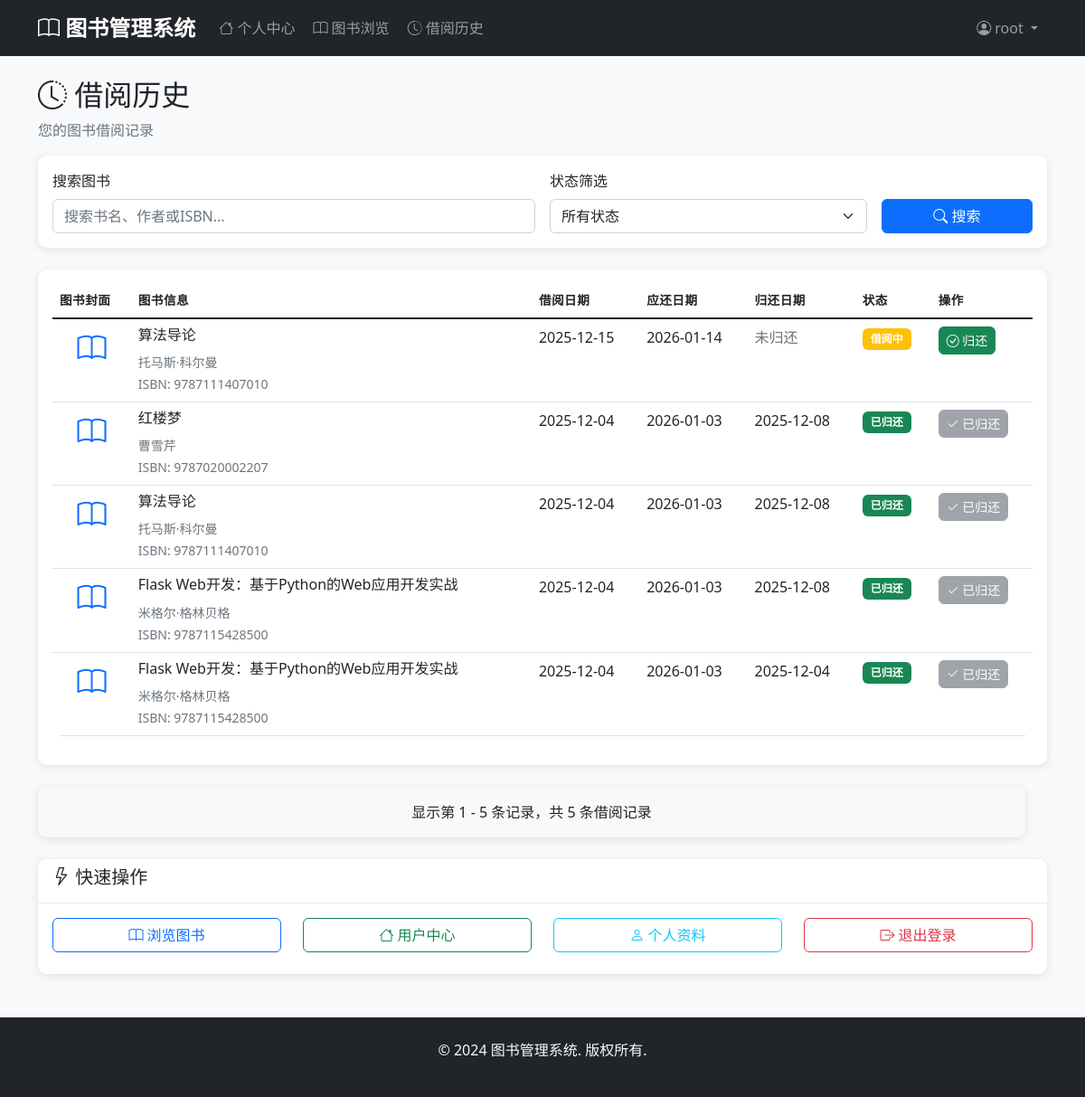
/user/borrow-history (signed in), run on an earlier commit of the app's database.
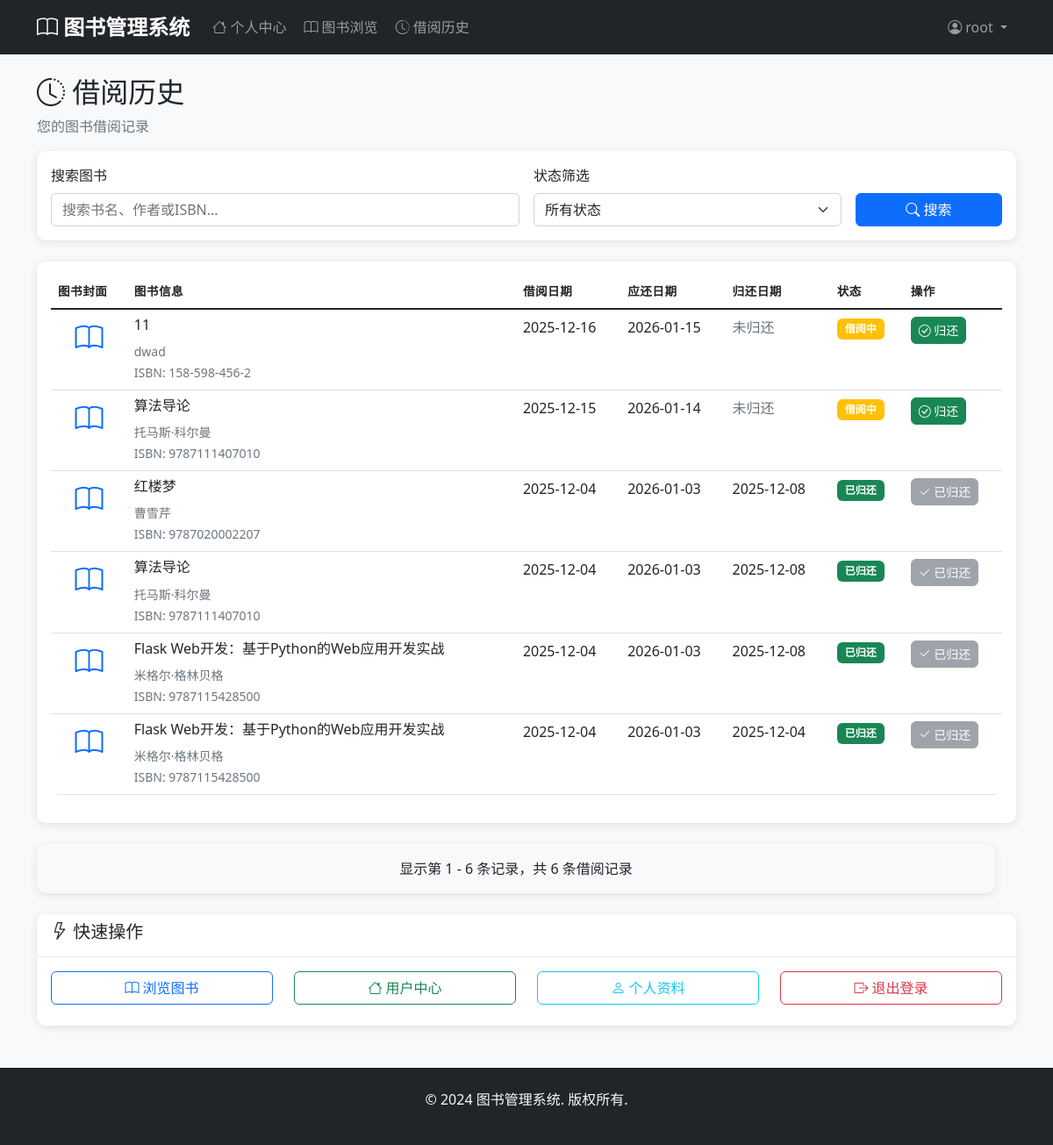
And on a later commit of the database.
### models.py (models this page shows, shortened)
class BorrowRecord(db.Model):
    __tablename__ = 'borrow_records'
    id = db.Column(db.Integer, primary_key=True)
    user_id = db.Column(db.Integer, db.ForeignKey('users.id'), nullable=False)
    book_id = db.Column(db.Integer, db.ForeignKey('books.id'), nullable=False)
    borrow_date = db.Column(db.DateTime, default=datetime.utcnow)
    due_date = db.Column(db.DateTime, nullable=False)
    return_date = db.Column(db.DateTime)
    status = db.Column(db.String(20), default='borrowed')  # borrowed, returned, overdue
    created_at = db.Column(db.DateTime, default=datetime.utcnow)
    def is_overdue(self):
        if self.return_date:
            return False
        return datetime.utcnow() > self.due_date

class Book(db.Model):
    __tablename__ = 'books'
    id = db.Column(db.Integer, primary_key=True)
    title = db.Column(db.String(200), nullable=False)
    author = db.Column(db.String(100), nullable=False)
    isbn = db.Column(db.String(20), unique=True, nullable=False)
    publisher = db.Column(db.String(100))
    publication_date = db.Column(db.Date)
    quantity = db.Column(db.Integer, default=1)
    available_quantity = db.Column(db.Integer, default=1)
    description = db.Column(db.Text)
    category_id = db.Column(db.Integer, db.ForeignKey('categories.id'), nullable=False)
    created_at = db.Column(db.DateTime, default=datetime.utcnow)
    updated_at = db.Column(db.DateTime, default=datetime.utcnow, onupdate=datetime.utcnow)
    borrow_records = db.relationship('BorrowRecord', backref='book', lazy=True)

### app.py (the view, shortened to what this page needs)
@app.route('/user/borrow-history')
@login_required
def borrow_history():
    if isinstance(current_user, Admin):
        abort(403)
    page = request.args.get('page', 1, type=int)
    search = request.args.get('search', '')
    status = request.args.get('status', '')
    query = BorrowRecord.query.filter_by(user_id=current_user.id)
    if status == 'borrowed':
        query = query.filter(BorrowRecord.status == 'borrowed')
    elif status == 'returned':
        query = query.filter(BorrowRecord.status == 'returned')
    elif status == 'overdue':
        query = query.filter(
            BorrowRecord.status == 'borrowed',
            BorrowRecord.due_date < datetime.utcnow()
        )
    records = query.order_by(BorrowRecord.created_at.desc()).paginate(
        page=page, per_page=10, error_out=False
    )
    return render_template('user/borrow_history.html',
                         records=records,
                         search=search,
                         status=status)

### app.py (called while the page is built)
@login_manager.user_loader
def load_user(user_id):
    try:
        user_id = int(user_id)
        admin = Admin.query.get(user_id)
        if admin:
            return admin
        user = User.query.get(user_id)
        return user
    except (ValueError, TypeError):
        return None

### templates/user/borrow_history.html (shortened to what the changed rows need)
{% extends "base.html" %}
{% block content %}
<div class="row">
    <div class="col-12">
        <h2><i class="bi bi-clock-history"></i> 借阅历史</h2>
    </div>
</div>
<div class="row">
    {% if records.items %}
        <div class="col-12">
            <div class="card">
                <div class="card-body">
                    <div class="table-responsive">
                        <table class="table table-hover">
                            <thead>
                                <tr>
                                    <th>图书封面</th>
                                    <th>图书信息</th>
                                    <th>借阅日期</th>
                                    <th>应还日期</th>
                                    <th>归还日期</th>
                                    <th>状态</th>
                                    <th>操作</th>
                                </tr>
                            </thead>
                            <tbody>
                                {% for record in records.items %}
                                    <tr>
                                        <td class="text-center">
                                            <i class="bi bi-book text-primary" style="font-size: 2rem;"></i>
                                        </td>
                                        <td>
                                            <h6>{{ record.book.title }}</h6>
                                            <small class="text-muted">{{ record.book.author }}</small><br>
                                            <small class="text-muted">ISBN: {{ record.book.isbn }}</small>
                                        </td>
                                        <td>{{ record.borrow_date.strftime('%Y-%m-%d') }}</td>
                                        <td>{{ record.due_date.strftime('%Y-%m-%d') }}</td>
                                        <td>
                                            {% if record.return_date %}
                                                {{ record.return_date.strftime('%Y-%m-%d') }}
                                            {% else %}
                                                <span class="text-muted">未归还</span>
                                            {% endif %}
                                        </td>
                                        <td>
                                            {% if record.status == 'borrowed' %}
                                                {% if record.is_overdue() %}
                                                    <span class="badge bg-danger">已逾期</span>
                                                {% else %}
                                                    <span class="badge bg-warning">借阅中</span>
                                                {% endif %}
                                            {% elif record.status == 'returned' %}
                                                <span class="badge bg-success">已归还</span>
                                            {% endif %}
                                        </td>
                                        <td>
                                            {% if record.status == 'borrowed' %}
                                                <a href="{{ url_for('return_book', record_id=record.id) }}"
                                                   class="btn btn-sm btn-success"
                                                   onclick="return confirm('确定要归还《{{ record.book.title }}》吗？')">
                                                    <i class="bi bi-check-circle"></i> 归还
                                                </a>
                                            {% else %}
                                                <button class="btn btn-sm btn-secondary" disabled>
                                                    <i class="bi bi-check2"></i> 已归还
                                                </button>
                                            {% endif %}
                                        </td>
                                    </tr>
                                {% endfor %}
                            </tbody>
                        </table>
                    </div>
                </div>
            </div>
        </div>
        <div class="row mt-4">
            <div class="col-12">
                <div class="card bg-light">
                    <div class="card-body text-center">
                        <p class="mb-0">
                            显示第 {{ (records.page - 1) * records.per_page + 1 }} -
                            {{ records.page * records.per_page if records.page * records.per_page < records.total else records.total }}
                            条记录，共 {{ records.total }} 条借阅记录
                        </p>
                    </div>
                </div>
            </div>
        </div>
    {% endif %}
</div>
{% endblock %}

What changed in the data, as far as the page shows it:
added BorrowRecord: book "11", book.author "dwad", book.isbn "158-598-456-2", borrow_date "2025-12-16", due_date "2026-01-15", shows "未归还", status "借阅中"
Also different on the page:
{{ records.total }}: "5" → "6"
text no longer shown: "5"
text now shown: "6"
